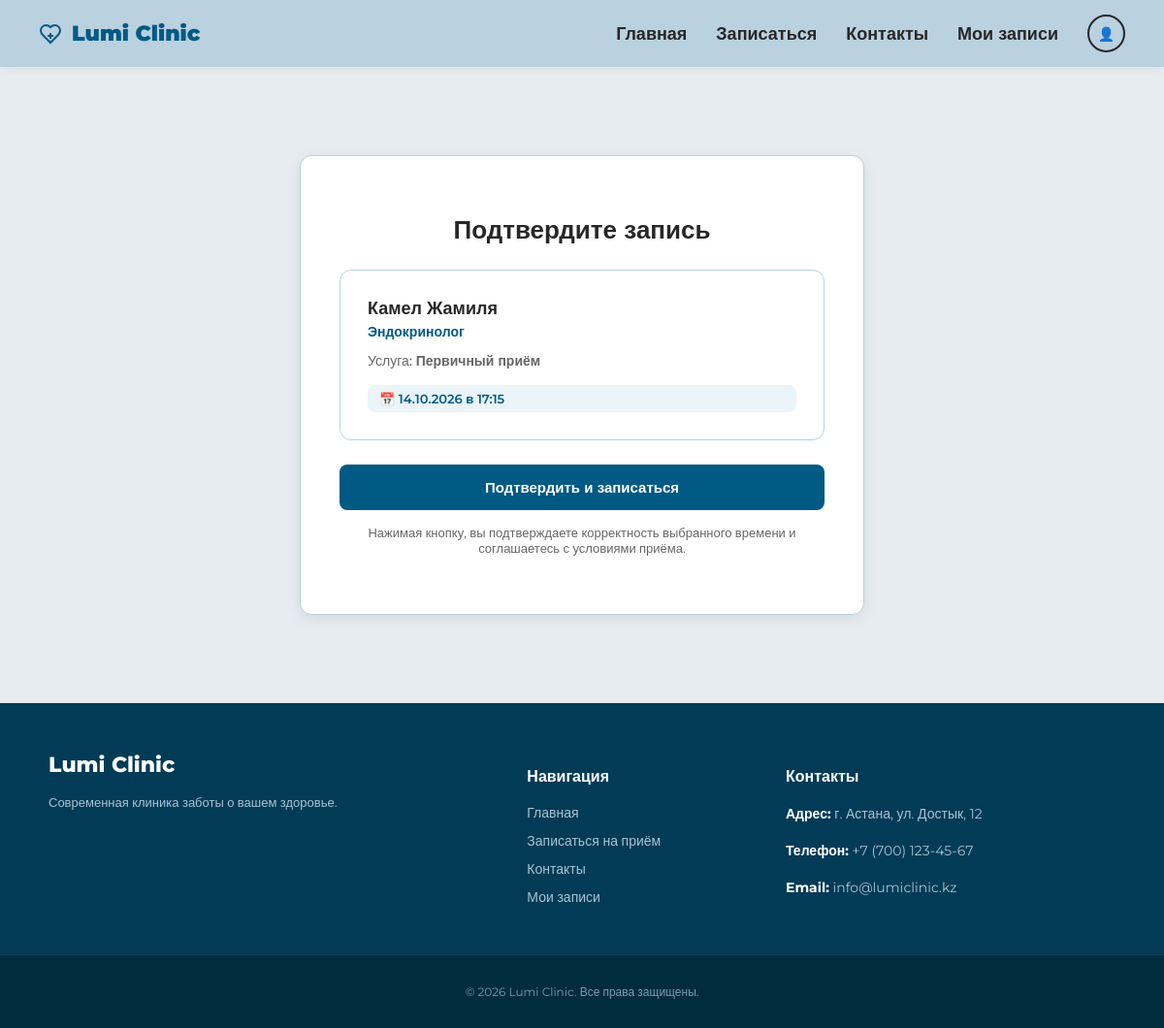
/booking/confirm/1/1/, run on the app's committed database.
### booking/models.py (models this page shows, shortened)
class Doctor(models.Model):
    name = models.CharField(max_length=100)
    specialty = models.CharField(max_length=100)

class Service(models.Model):
    doctor = models.ForeignKey(
        Doctor,
        null=True,
        blank=True,
        on_delete=models.CASCADE
    )
    name = models.CharField(max_length=150)
    duration = models.PositiveIntegerField()

class Slot(models.Model):
    doctor = models.ForeignKey(
        Doctor,
        on_delete=models.CASCADE
    )
    date = models.DateField()
    time = models.TimeField()
    is_available = models.BooleanField(default=True)

### booking/views.py (the view, shortened to what this page needs)
# urls.py: path('booking/confirm/<int:slot_id>/<int:service_id>/', views.booking_confirm_view, name='booking_confirm'),
def booking_confirm_view(request, slot_id, service_id):
  slot = get_object_or_404(Slot, id=slot_id)
  service = (
      get_object_or_404(Service, id=service_id)
      if service_id and service_id != 0
      else None
  )
  doctor = slot.doctor
  context = {
      'slot': slot,
      'service': service,
      'doctor': doctor,
  }
  return render(request, 'booking/booking_confirm.html', context)

### booking/templates/booking/booking_confirm.html (shortened to what this page needs)
{% extends "booking/base.html" %}
{% load static %}
{% block extra_css %}
<link rel="stylesheet" href="{% static 'css/appointments.css' %}?v=2.4">
{% endblock %}
{% block content %}
<div class="appointments-container" style="max-width: 650px; justify-content: center; min-height: 72vh; font-family: 'Montserrat', sans-serif;">
    <div class="empty" style="text-align: left; margin: auto; width: 100%; font-family: 'Montserrat', sans-serif;">
        <h1 style="text-align: center; margin-top: 0; margin-bottom: 25px; font-size: 26px; font-family: 'Montserrat', sans-serif;">Подтвердите запись</h1>
        <div class="appointment-card" style="cursor: default; margin-bottom: 25px; box-shadow: none; border: 1px solid var(--light-blue); font-family: 'Montserrat', sans-serif;">
            <div class="doctor" style="font-family: 'Montserrat', sans-serif;">{{ doctor.name }}</div>
            <div class="specialty" style="font-family: 'Montserrat', sans-serif;">{{ doctor.specialty }}</div>
            {% if service %}
                <div class="service" style="font-family: 'Montserrat', sans-serif;">Услуга: <strong>{{ service.name }}</strong></div>
            {% endif %}
            <div class="date" style="font-family: 'Montserrat', sans-serif;">📅 {{ slot.date|date:"d.m.Y" }} в {{ slot.time|time:"H:i" }}</div>
        </div>
        <form method="POST">
            <button type="submit" style="width: 100%; padding: 14px; background: var(--primary); color: var(--white); border: none; border-radius: var(--radius-sm); font-weight: 700; font-size: 15px; cursor: pointer; transition: background 0.2s; font-family: 'Montserrat', sans-serif;">
                Подтвердить и записаться
            </button>
        </form>
        <p style="margin-top: 15px; font-size: 13px; color: var(--dark-gray); text-align: center; font-family: 'Montserrat', sans-serif;">
            Нажимая кнопку, вы подтверждаете корректность выбранного времени и соглашаетесь с условиями приёма.
        </p>
    </div>
</div>
{% endblock %}

### static/css/base.css (style rules this page uses)
:root { --base-primary: #015A84; --base-light-blue: #BAD1DF; --base-bg-color: #E6ECEF; --base-text-dark: #272727; --base-white: #FFFFFF; }
body { margin: 0; font-family: 'Montserrat', sans-serif; background-color: var(--base-bg-color); color: var(--base-text-dark); display: flex; flex-direction: column; min-height: 100vh; }

### static/css/appointments.css (style rules this page uses)
:root { --primary: #015A84; --light-blue: #BAD1DF; --bg-color: #E6ECEF; --white: #FFFFFF; --black: #272727; --dark-gray: #666666; --light-gray: #E0E0E0; --danger: #D93838; --danger-bg: #FDF2F2; --radius-sm: 8px; --radius-md: 12px; --shadow: 0 4px 15px rgba(0, 0, 0, 0.08); }
html, body { height: 100%; }
body { display: flex; flex-direction: column; background-color: var(--bg-color); margin: 0; font-family: 'Montserrat', sans-serif; }
.appointments-container { max-width: 1000px; width: 100%; margin: 40px auto; padding: 0 20px; flex: 1; display: flex; flex-direction: column; min-height: 72vh; }
.appointments-container h1 { color: var(--black); margin-bottom: 30px; text-align: center; font-size: 28px; font-weight: 700; }
.appointment-card { background: var(--white); padding: 28px; border-radius: var(--radius-md); border: 1.5px solid var(--light-blue); cursor: pointer; transition: all 0.2s ease; box-shadow: var(--shadow); display: flex; flex-direction: column; justify-content: space-between; }
.doctor { font-size: 18px; font-weight: 700; color: var(--black); }
.specialty { color: var(--primary); font-weight: 600; font-size: 14px; margin-top: 4px; }
.date { margin-top: 16px; background: #EAF4F9; color: var(--primary); padding: 6px 12px; border-radius: var(--radius-sm); display: inline-block; font-weight: 600; font-size: 13px; }
.service { margin-top: 12px; color: var(--dark-gray); font-size: 14px; font-weight: 500; }
.empty { background: var(--white); padding: 60px 40px; border-radius: var(--radius-md); border: 1.5px solid var(--light-blue); text-align: center; box-shadow: var(--shadow); margin: auto; max-width: 500px; width: 100%; }
.empty p { color: var(--dark-gray); font-size: 16px; margin: 0; }

### data on the page
Doctor: name "Камел Жамиля", specialty "Эндокринолог"
Service: name "Первичный приём"
Slot: date "14.10.2026", time "17:15"
